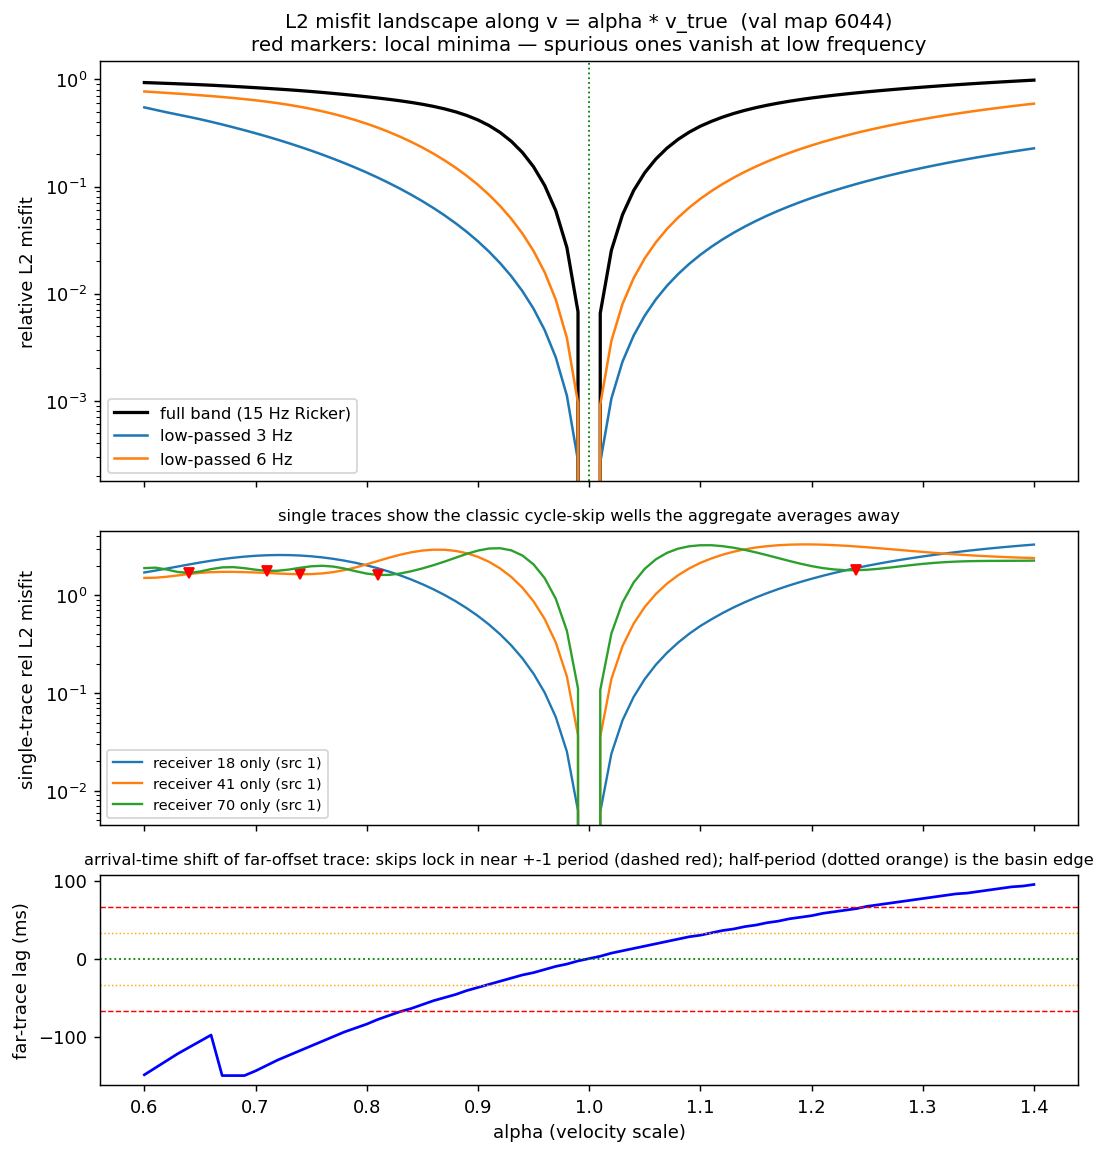

The Python source for this figure:
"""Cycle skipping anatomy on the 0004 example pair: the L2 misfit landscape along a
1-parameter velocity family, and what the spurious minima *mean* in velocity space.

Uses the same held-out target as ``experiments/0004_inversion`` (seed-0 validation map,
target_index 0 -> global 6044). Three questions, three figures:

  1. LANDSCAPE — scan ``v(alpha) = alpha * v_true`` for alpha in [0.6, 1.4] and plot the
     relative L2 misfit ``||simulate(v(alpha)) - d_obs||^2 / ||d_obs||^2``. Cycle skipping
     shows up as local minima away from alpha=1. Repeating the scan on low-passed data
     (3 Hz / 6 Hz) shows the classic multiscale story: the spurious minima disappear when
     the period is long enough that no arrival is shifted by more than half a cycle.

  2. WHAT A SKIPPED MINIMUM LOOKS LIKE — at each spurious local minimum alpha*, overlay a
     far-offset trace of ``d_pred(alpha*)`` on ``d_obs``: the wavelets are one cycle apart
     yet the L2 misfit is locally minimal. Quantify the corresponding velocity error
     (|1-alpha*| of the whole map, i.e. hundreds of m/s) — the "how different are the
     velocity maps" question.

  3. THE MIDPOINT TEST — is there a velocity map that "works for both" d_obs and the
     cycle-skipped d_pred? Compare (a) the L2 midpoint of the two *datasets* (two half-
     amplitude wavelets — not achievable by any velocity model) against (b) the data of
     the midpoint *velocity* model (one wavelet at intermediate time). The forward-map
     image {simulate(v)} is a curved manifold: L2 interpolation in data space leaves the
     manifold, which is exactly why L2 misfit has spurious minima and why a phase/shift-
     aware metric (OT, AWI, envelope) is the principled version of "ambiguous fitting".

Run from the repo root (uses the GPU if present):
    uv run python data_visualisation/cycle_skipping_landscape.py
"""
import os

import matplotlib.pyplot as plt
import numpy as np
import torch

from physics_informed_flow_map.flow_matching.datasets import OpenFWIDatasetConfig
from physics_informed_flow_map.inversion.bridge import held_out_targets
from physics_informed_flow_map.physics.forward import simulate

OUT_DIR = os.path.dirname(os.path.abspath(__file__))
TARGET_INDEX = 0
ALPHAS = np.linspace(0.6, 1.4, 81)      # velocity scaling factors
LOWPASS_HZ = [3.0, 6.0]                 # multiscale variants of the misfit
DT = 1e-3                               # forward operator time step (s)
FREQ = 15.0                             # Ricker centre frequency (Hz)
TRACE_SRC, TRACE_REC = 0, 69            # far-offset trace: corner shot, last receiver


def lowpass(d: torch.Tensor, cutoff_hz: float, dt: float) -> torch.Tensor:
    """Zero-phase low-pass along the time axis (last dim) with a cosine roll-off."""
    nt = d.shape[-1]
    f = torch.fft.rfftfreq(nt, dt).to(d.device)
    # flat to cutoff, cosine taper to 1.5*cutoff, zero above
    taper = torch.clamp((1.5 * cutoff_hz - f) / (0.5 * cutoff_hz), 0.0, 1.0)
    mask = 0.5 - 0.5 * torch.cos(np.pi * taper)
    return torch.fft.irfft(torch.fft.rfft(d, dim=-1) * mask, n=nt, dim=-1)


def rel_misfit(pred: torch.Tensor, obs: torch.Tensor) -> float:
    return float(((pred - obs) ** 2).sum() / (obs**2).sum().clamp_min(1e-12))


def local_minima(y: np.ndarray) -> list[int]:
    return [i for i in range(1, len(y) - 1) if y[i] < y[i - 1] and y[i] < y[i + 1]]


def xcorr_lag_ms(a: np.ndarray, b: np.ndarray, dt: float, max_lag: int = 150) -> float:
    """Lag (ms) that best aligns b to a, by cross-correlation over +-max_lag samples."""
    lags = np.arange(-max_lag, max_lag + 1)
    cc = [np.dot(a, np.roll(b, k)) for k in lags]
    return float(lags[int(np.argmax(cc))] * dt * 1e3)


def main() -> None:
    dev = torch.device("cuda" if torch.cuda.is_available() else "cpu")
    gidx, v_true = held_out_targets(OpenFWIDatasetConfig(), TARGET_INDEX + 1)[TARGET_INDEX]
    v_true = v_true.to(dev)
    d_obs = simulate(v_true).detach()
    print(f"target val map {gidx}  velocity {tuple(v_true.shape)}  d_obs {tuple(d_obs.shape)}")

    d_obs_lp = {hz: lowpass(d_obs, hz, DT) for hz in LOWPASS_HZ}

    # --- 1. misfit landscape over alpha ---------------------------------------
    preds: list[torch.Tensor] = []
    mis_full, mis_lp = [], {hz: [] for hz in LOWPASS_HZ}
    for a in ALPHAS:
        with torch.no_grad():
            pred = simulate(v_true * float(a))
        preds.append(pred)
        mis_full.append(rel_misfit(pred, d_obs))
        for hz in LOWPASS_HZ:
            mis_lp[hz].append(rel_misfit(lowpass(pred, hz, DT), d_obs_lp[hz]))
    mis_full = np.array(mis_full)

    minima = local_minima(mis_full)
    spurious = [i for i in minima if abs(ALPHAS[i] - 1.0) > 0.02]
    print("local minima at alpha =", [f"{ALPHAS[i]:.3f}" for i in minima])

    # arrival-time lag of the far-offset trace vs alpha (the cycle-skip mechanism)
    obs_tr = d_obs[TRACE_SRC, TRACE_REC].cpu().numpy()
    lags = [xcorr_lag_ms(obs_tr, p[TRACE_SRC, TRACE_REC].cpu().numpy(), DT) for p in preds]

    # per-trace misfits: the aggregate curve averages traces that skip at different
    # alpha, hiding the oscillation — single traces should show the classic wells
    trace_recs = [17, 40, 69]
    mis_trace = {}
    for r in trace_recs:
        o = d_obs[TRACE_SRC, r]
        mis_trace[r] = np.array([rel_misfit(p[TRACE_SRC, r], o) for p in preds])

    _plot_landscape(mis_full, mis_lp, mis_trace, lags, minima, gidx)

    # --- 2 & 3. per-spurious-minimum anatomy + the midpoint test ---------------
    for i in spurious:
        a_star = float(ALPHAS[i])
        v_err_mps = float((v_true * abs(1.0 - a_star)).mean())
        print(f"spurious minimum alpha*={a_star:.3f}: mean |dv| = {v_err_mps:.0f} m/s "
              f"({abs(1 - a_star) * 100:.0f}% of v_true), "
              f"far-trace lag {lags[i]:+.0f} ms (period {1e3 / FREQ:.0f} ms)")
        a_mid = 0.5 * (1.0 + a_star)
        with torch.no_grad():
            d_vmid = simulate(v_true * a_mid)
        _plot_minimum_and_midpoint(
            d_obs.cpu().numpy(), preds[i].cpu().numpy(), d_vmid.cpu().numpy(),
            v_true.cpu().numpy(), a_star, a_mid, lags[i], mis_full[i], gidx,
        )


def _plot_landscape(mis_full, mis_lp, mis_trace, lags, minima, gidx) -> None:
    fig, (ax1, ax_tr, ax2) = plt.subplots(3, 1, figsize=(8.5, 9.0), sharex=True,
                                          gridspec_kw={"height_ratios": [2, 1.4, 1]})
    ax1.plot(ALPHAS, mis_full, "k-", lw=1.8, label="full band (15 Hz Ricker)")
    for hz, m in mis_lp.items():
        ax1.plot(ALPHAS, m, lw=1.4, label=f"low-passed {hz:.0f} Hz")
    for i in minima:
        ax1.plot(ALPHAS[i], mis_full[i], "rv", ms=8)
    ax1.axvline(1.0, color="g", ls=":", lw=1)
    ax1.set_yscale("log")
    ax1.set_ylabel("relative L2 misfit")
    ax1.legend(fontsize=9)
    ax1.set_title(
        f"L2 misfit landscape along v = alpha * v_true  (val map {gidx})\n"
        "red markers: local minima — spurious ones vanish at low frequency",
        fontsize=11,
    )
    for r, m in mis_trace.items():
        ax_tr.plot(ALPHAS, m, lw=1.3, label=f"receiver {r + 1} only (src {TRACE_SRC + 1})")
        for i in local_minima(m):
            ax_tr.plot(ALPHAS[i], m[i], "rv", ms=6)
    ax_tr.set_yscale("log")
    ax_tr.set_ylabel("single-trace rel L2 misfit")
    ax_tr.legend(fontsize=8)
    ax_tr.set_title("single traces show the classic cycle-skip wells the aggregate "
                    "averages away", fontsize=9)

    period_ms = 1e3 / FREQ
    ax2.plot(ALPHAS, lags, "b-", lw=1.5)
    for k in (-1, 1):
        ax2.axhline(k * period_ms, color="r", ls="--", lw=0.8)
        ax2.axhline(k * period_ms / 2, color="orange", ls=":", lw=0.8)
    ax2.axhline(0, color="g", ls=":", lw=1)
    ax2.set_xlabel("alpha (velocity scale)")
    ax2.set_ylabel("far-trace lag (ms)")
    ax2.set_title("arrival-time shift of far-offset trace: skips lock in near +-1 period "
                  "(dashed red); half-period (dotted orange) is the basin edge", fontsize=9)
    fig.tight_layout()
    out = os.path.join(OUT_DIR, "cycle_skipping_landscape.png")
    fig.savefig(out, dpi=130, bbox_inches="tight"); plt.close(fig)
    print(f"Saved -> {out}")


def _plot_minimum_and_midpoint(d_obs, d_star, d_vmid, v_true, a_star, a_mid, lag_ms,
                               misfit, gidx) -> None:
    t = np.arange(d_obs.shape[-1]) * DT
    obs = d_obs[TRACE_SRC, TRACE_REC]
    star = d_star[TRACE_SRC, TRACE_REC]
    vmid = d_vmid[TRACE_SRC, TRACE_REC]
    l2mid = 0.5 * (obs + star)

    fig, axes = plt.subplots(2, 1, figsize=(9.5, 6.0), sharex=True)
    win = slice(int(0.0 / DT), int(0.9 / DT))

    ax = axes[0]
    ax.plot(t[win], obs[win], "k-", lw=1.4, label="d_obs  (v_true)")
    ax.plot(t[win], star[win], "r-", lw=1.2,
            label=f"d_pred at spurious minimum (alpha*={a_star:.2f}, lag {lag_ms:+.0f} ms)")
    ax.set_title(
        f"cycle-skipped minimum: wavelets ~1 period apart, rel misfit {misfit:.2e}\n"
        f"velocity maps differ by {abs(1 - a_star) * 100:.0f}% everywhere "
        f"(mean |dv| = {np.abs(v_true * (1 - a_star)).mean():.0f} m/s)",
        fontsize=10,
    )
    ax.legend(fontsize=9); ax.set_ylabel("amplitude")

    ax = axes[1]
    ax.plot(t[win], l2mid[win], "m-", lw=1.4,
            label="L2 midpoint of the two DATASETS: (d_obs + d_pred)/2 — two wavelets")
    ax.plot(t[win], vmid[win], "c-", lw=1.4,
            label=f"data of the midpoint VELOCITY model (alpha={a_mid:.2f}) — one wavelet")
    ax.set_title(
        'the "works for both" test: no velocity model produces the L2 data midpoint —\n'
        "the forward-map image is curved, so L2-ambiguous fitting has no velocity meaning; "
        "a time-shift midpoint does",
        fontsize=10,
    )
    ax.legend(fontsize=9)
    ax.set_xlabel("time (s)"); ax.set_ylabel("amplitude")

    fig.suptitle(f"far-offset trace (src {TRACE_SRC + 1}, rec {TRACE_REC + 1}) · val map {gidx}",
                 fontsize=11)
    fig.tight_layout()
    out = os.path.join(OUT_DIR, f"cycle_skipping_minimum_a{a_star:.2f}.png")
    fig.savefig(out, dpi=130, bbox_inches="tight"); plt.close(fig)
    print(f"Saved -> {out}")


if __name__ == "__main__":
    main()
